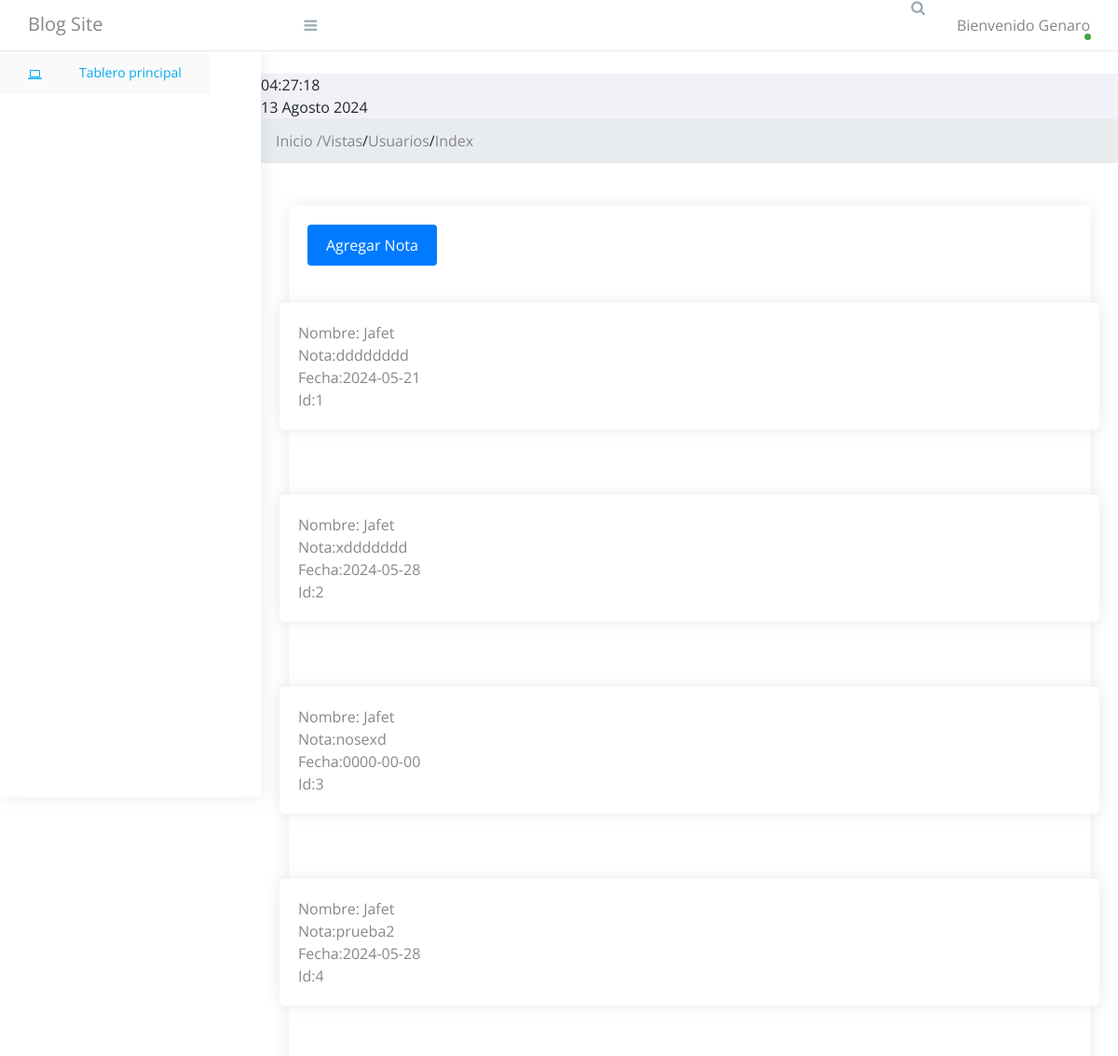
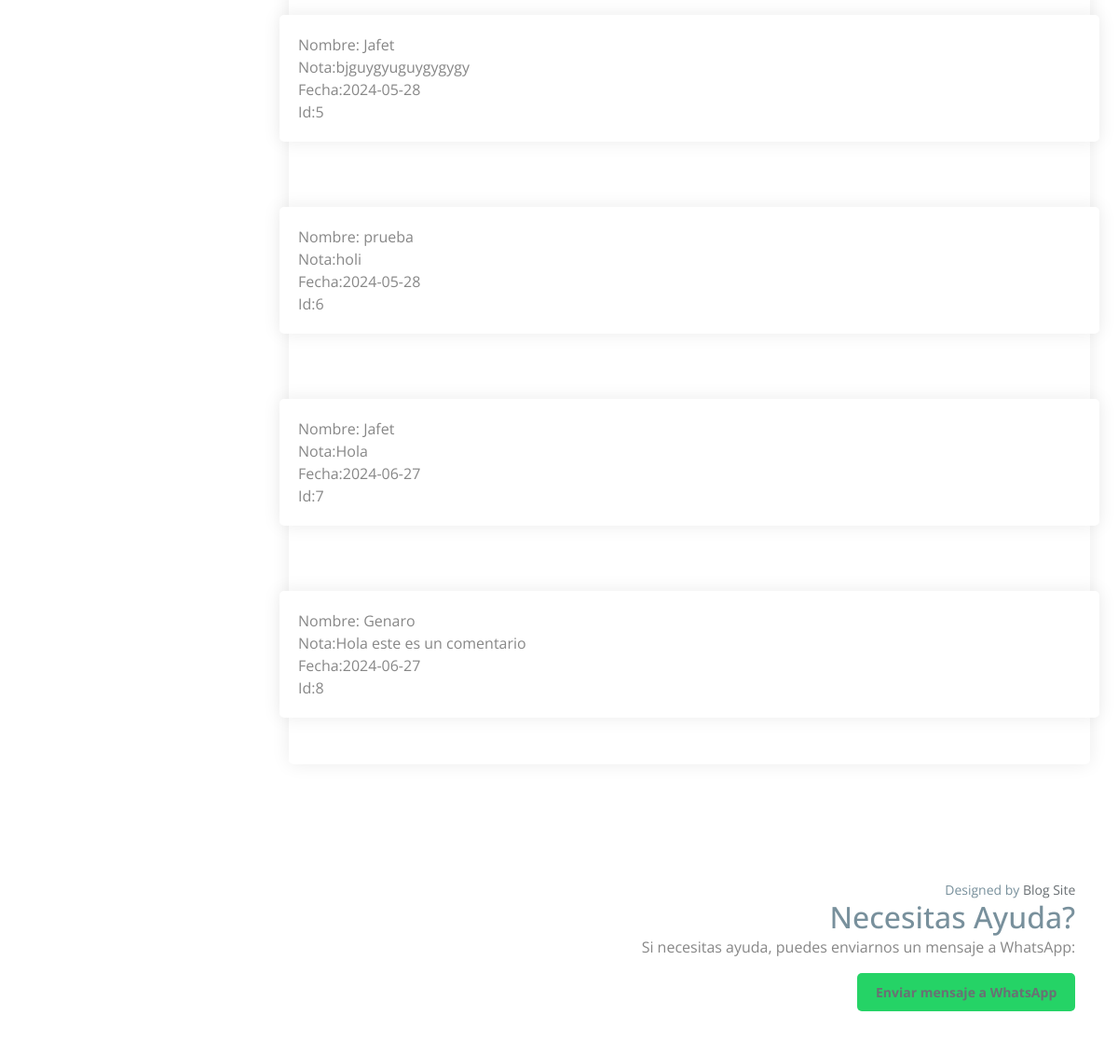
The app's page /vistas/usuarios/index.php (signed in) with its own data (2 pictures, top to bottom).
### tables this page shows
CREATE TABLE `notas` (
  `Nombre` varchar(255) NOT NULL,
  `Nota` varchar(255) NOT NULL,
  `Fecha` date NOT NULL,
  `id_nota` int(11) NOT NULL
);

### vistas/usuarios/index.php (the view, shortened to what this page needs)
<!doctype html>
<html class="no-js" lang="">
<head>
    <link rel="stylesheet" href="https://cdn.jsdelivr.net/npm/normalize.css@8.0.0/normalize.min.css">
    <link rel="stylesheet" href="https://cdn.jsdelivr.net/npm/bootstrap@4.1.3/dist/css/bootstrap.min.css">
    <link rel="stylesheet" href="https://cdn.jsdelivr.net/npm/font-awesome@4.7.0/css/font-awesome.min.css">
    <link rel="stylesheet" href="https://cdn.jsdelivr.net/gh/lykmapipo/themify-icons@0.1.2/css/themify-icons.css">
    <link rel="stylesheet" href="https://cdn.jsdelivr.net/npm/pixeden-stroke-7-icon@1.2.3/pe-icon-7-stroke/dist/pe-icon-7-stroke.min.css">
    <link rel="stylesheet" href="https://cdnjs.cloudflare.com/ajax/libs/flag-icon-css/3.2.0/css/flag-icon.min.css">
    <link rel="stylesheet" href="assets/css/cs-skin-elastic.css">
    <link rel="stylesheet" href="assets/css/style.css">
    <link rel="stylesheet" href="https://cdn.jsdelivr.net/npm/@joeattardi/emoji-button@4.6.2/dist/index.min.css">
    <link href="https://cdn.jsdelivr.net/npm/chartist@0.11.0/dist/chartist.min.css" rel="stylesheet">
    <link href="https://cdn.jsdelivr.net/npm/jqvmap@1.5.1/dist/jqvmap.min.css" rel="stylesheet">
    <link href="https://cdn.jsdelivr.net/npm/weathericons@2.1.0/css/weather-icons.css" rel="stylesheet" />
    <link href="https://cdn.jsdelivr.net/npm/fullcalendar@3.9.0/dist/fullcalendar.min.css" rel="stylesheet" />
</head>
<body>
    <aside id="left-panel" class="left-panel">
        <nav class="navbar navbar-expand-sm navbar-default">
            <div id="main-menu" class="main-menu collapse navbar-collapse">
                <ul class="nav navbar-nav">
                    <li class="active">
                        <a href="index.php"><i class="menu-icon fa fa-laptop"></i>Tablero principal </a>
                    </li>
                </ul>
            </div>
        </nav>
    </aside>
    <div id="right-panel" class="right-panel">
        <header id="header" class="header">
            <div class="top-left">
                <div class="navbar-header">
                    <a class="navbar-brand" href="index.php">Blog Site</a>
                    <a id="menuToggle" class="menutoggle"><i class="fa fa-bars"></i></a>
                </div>
            </div>
            <div class="top-right">
                <div class="header-menu">
                    <div class="header-left">
                        <button class="search-trigger"><i class="fa fa-search"></i></button>
                    </div>
                    <div class="user-area dropdown float-right">
                        <a href="#" class="dropdown-toggle active" data-toggle="dropdown" aria-haspopup="true" aria-expanded="false">
                            Bienvenido <?php echo $_SESSION['nombre']; ?>
                        </a>
                    </div>
                </div>
            </div>
        </header>
        <div id="clock-container" class="fade-in">
            <div id="time" class="animate"></div>
            <div id="date" class="animate"></div>
        </div>
        <nav aria-label="breadcrumb">
            <ol class="breadcrumb">
                <?php include '../../breadcrumbs.php';
                generate_breadcrumbs(); ?>
            </ol>
        </nav>
        <div class="content">
            <div class="row">
                <div class="col-lg-12">
                    <div class="card">
                        <div class="card-body">
                        <button type="button" class="btn btn-primary btn-animated" data-toggle="modal" data-target="#addNoteModal">
                                Agregar Nota
                            </button>
                        </div>
                        <div class="row">
                            <div class="row">
                                <?php
                                include_once "../../conexiondb.php";
                                $conexion = mysqli_connect($db_host, $db_user, $db_pass, $db_database);
                                $sql = "SELECT `Nombre`, `Nota`, `Fecha`, `Id_Nota` FROM `notas`";
                                $resultSet = mysqli_query($conexion, $sql);
                                while ($row = mysqli_fetch_row($resultSet)) {
                                ?>
                                    <div class="card-body">
                                        <div class="card">
                                            <div class="card-body">
                                                <p class="card-text">
                                                    Nombre: <?php echo $row[0]; ?> <br>
                                                    Nota:<?php echo $row[1]; ?> <br>
                                                    Fecha:<?php echo $row[2]; ?> <br>
                                                    Id:<?php echo $row[3]; ?>
                                                </p>
                                            </div>
                                        </div>
                                    </div>
                                <?php
                                }
                                ?>
                            </div>
                        </div>
                    </div>
                    <div class="card-body"></div>
                </div>
            </div>
        </div>
    </div>
    <footer class="site-footer">
        <div class="footer-inner bg-white">
            <div class="row">
                <div class="col-sm-6">
                </div>
                <div class="col-sm-6 text-right">
                    Designed by <a href="#">Blog Site</a>
                    <form action="#" method="post">
                        <h2>Necesitas Ayuda?</h2>
                        <p>Si necesitas ayuda, puedes enviarnos un mensaje a WhatsApp:</p>
                        <a href="https://wa.me/8444982989?text=Hola,%20necesito%20ayuda" class="whatsapp-button">Enviar mensaje a WhatsApp</a>
                    </form>
                </div>
            </div>
        </div>
    </footer>
</body>
</html>

### records on screen
notas: Nombre "Jafet", Nota "dddddddd", Fecha "2024-05-21", id_nota "1"
notas: Nombre "Jafet", Nota "xddddddd", Fecha "2024-05-28", id_nota "2"
notas: Nombre "Jafet", Nota "nosexd", Fecha "0000-00-00", id_nota "3"
notas: Nombre "Jafet", Nota "prueba2", Fecha "2024-05-28", id_nota "4"
notas: Nombre "Jafet", Nota "bjguygyuguygygygy", Fecha "2024-05-28", id_nota "5"
notas: Nombre "prueba", Nota "holi", Fecha "2024-05-28", id_nota "6"
notas: Nombre "Jafet", Nota "Hola", Fecha "2024-06-27", id_nota "7"
notas: Nombre "Genaro", Nota "Hola este es un comentario", Fecha "2024-06-27", id_nota "8"

### other values on screen
$_SESSION['nombre'] "Genaro"
$title "Vistas"
$title "Usuarios"
$title "Index"
